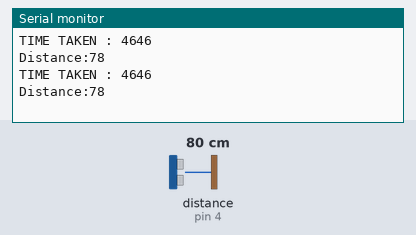
Bench run of a sketch on a simulated Arduino Uno, built with avr-gcc and run on an emulated ATmega328P. Shown: the last lines printed to the serial monitor. Wiring (inferred from the names in the program): ultrasonic range finder: trigger pin 5; echo pin 4. Inputs (shaded band) come from the test bench; at power-on: distance to the obstacle (sensor on pin 4) 80 cm. The echo pulse lasts 58.3 µs per cm.

Above: at 3.8 s.
3.9 s: distance to the obstacle (sensor on pin 4) set to 2 cm
At 6.7 s:
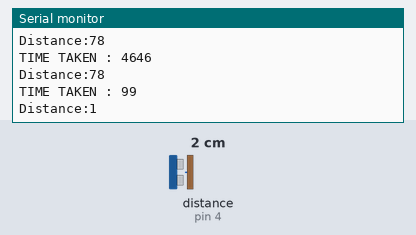
7.8 s: distance to the obstacle (sensor on pin 4) set to 4 cm
At 10.3 s:
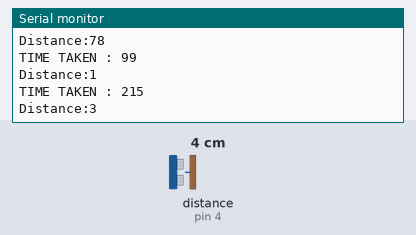
Timing chart, 0 to 11.8 s (numbered marks = the images above; inputs shaded):
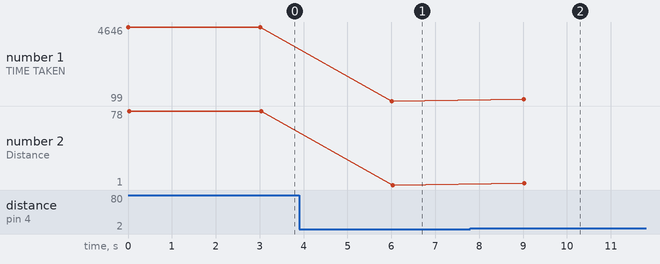

Measured:
- after the input at 3.9 s, the serial monitor: prints a new line after 2.1 s (image 1)
- after the input at 7.8 s, the serial monitor: prints a new line after 1.2 s (image 2)
- plotted number 1: 4646 → 99 after the input at 3.9 s, 99 → 215 after the input at 7.8 s
- plotted number 2: 78 → 1 after the input at 3.9 s, 1 → 3 after the input at 7.8 s

The sketch:

ultrasonic.ino
```cpp
/*******************************
 *
 *  Name - Rohit Maurya
 *  Des - mesure the distance using ultra sonic sensor
 *  date - 25 feb 2020
 ***********************************/
int trig=5;
int echo=4;
long time_ms=0;
int distance=0;

void setup() {

pinMode(trig,OUTPUT);
pinMode(echo,INPUT);
Serial.begin(9600);
}

void loop() {
 digitalWrite(trig,LOW);
 delayMicroseconds(2);
  digitalWrite(trig,HIGH);
 delayMicroseconds(2);
 digitalWrite(trig,LOW);
 time_ms=pulseIn(echo,HIGH);// measure the trevelling  time in microseconds
 //Serial.print(time_ms);
 Serial.println("TIME TAKEN : " + String(time_ms));
 distance=time_ms*0.017; // measure the distance in cm
 Serial.print("Distance:");
 Serial.println(distance);
 delay(3000);
}
```
